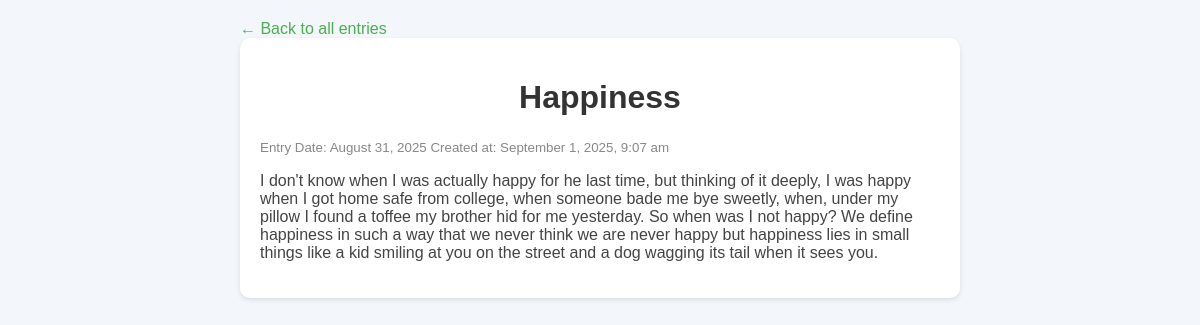
The app's page /view_entry.php?id=1 (signed in) with its own data.
### tables this page shows
CREATE TABLE `entries` (
  `id` int(11) NOT NULL,
  `user_id` int(11) NOT NULL,
  `title` varchar(100) NOT NULL,
  `content` text NOT NULL,
  `entry_date` date DEFAULT NULL,
  `created_at` timestamp NOT NULL DEFAULT current_timestamp()
);

### view_entry.php (the view, shortened to what this page needs)
<?php
require "connect.php";
$user_id = $_SESSION['user_id'];
$entry_id = $_GET['id'];
$sql = "SELECT * FROM entries WHERE id = ? AND user_id = ? LIMIT 1";
$stmt = $pdo->prepare($sql);
$stmt->execute([$entry_id, $user_id]);
$entry = $stmt->fetch(PDO::FETCH_ASSOC);
?>
<!DOCTYPE html>
<html>
<head>
</head>
<body>
    <div class="container">
        <a href="index.php">&larr; Back to all entries</a>
        <div class="entry">
            <h1><?= htmlspecialchars($entry['title']); ?></h1>
            <small>
                    <?php
                            if($entry['entry_date']){
                                echo "Entry Date: " . date("F j, Y", strtotime($entry['entry_date']));
                            } else {
                                    echo "Entry Date: __ , ";
                                    } ?>
                            </small>
            <small>Created at: <?= date("F j, Y, g:i a", strtotime($entry['created_at'])); ?></small>
            <p><?= nl2br(htmlspecialchars($entry['content'])); ?></p>
        </div>
    </div>
</body>
</html>

### view_entry.php (style rules this page uses)
body { font-family: Arial; background: #f3f6fa; margin:0; padding:0; }
.container { width: 60%; margin:auto; padding:20px; }
h1 { color:#333; text-align:center; }
.entry { background:#fff; padding:20px; border-radius:10px; box-shadow:0 2px 5px rgba(0,0,0,0.1); }
small { color:#888; }
p { color:#444; white-space:pre-wrap; }
a { text-decoration:none; color:#4CAF50; }

### records on screen
entries: title "Happiness", entry_date "August 31, 2025", created_at "September 1, 2025, 9:07 am", content "I don't know when I was actually happy for he last time, but thinking of it deeply, I was happy when I got home safe from college, when someone bade me bye sweetly, when, under my pillow I found a toffee my brother hid for me yesterday. So when was I not happy? We define happiness in such a way that we never think we are never happy but happiness lies in small things like a kid smiling at you on the street and a dog wagging its tail when it sees you."
